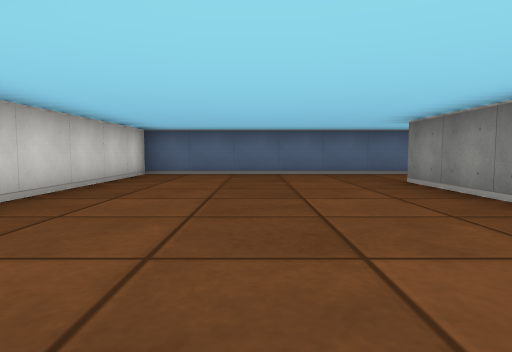
view 1 (above)

12 first-person views from a walk through a cub3D level. The camera is about half as high as the walls, tilts 4° down and sees 75° across. The floor is counted in squares. Each view is taken from the middle of a square. On the plan, view 1 faces up. The plan holds only what a view shows up to about 9 squares ahead; the rest is blank.

view 2
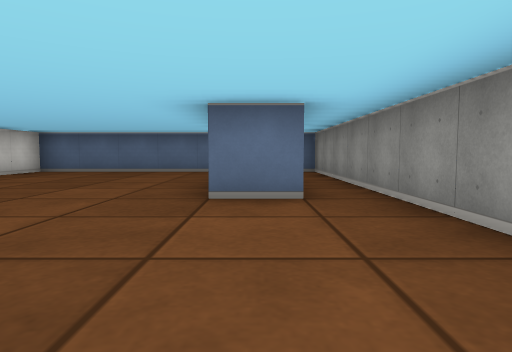

view 3
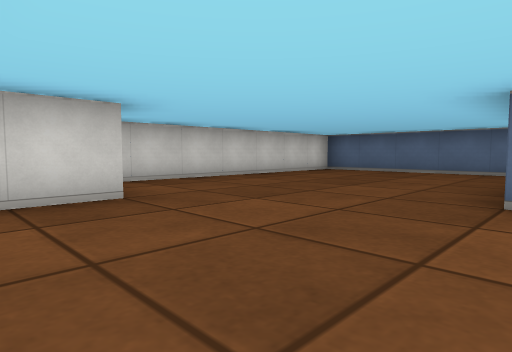

view 4
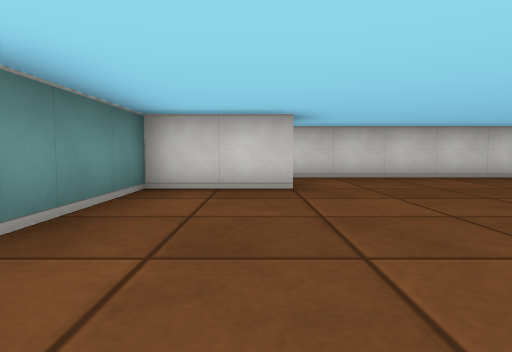

view 5
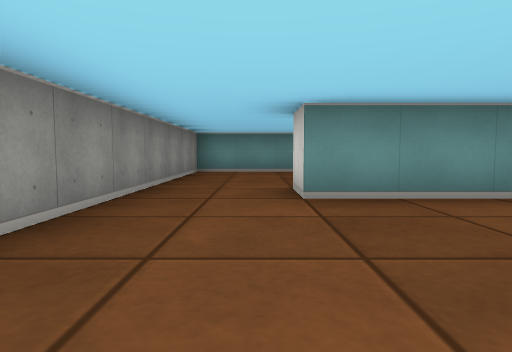

view 6
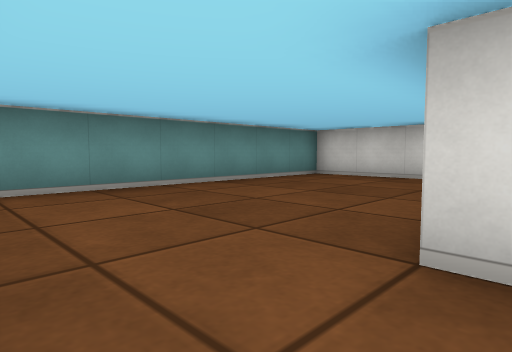

view 7
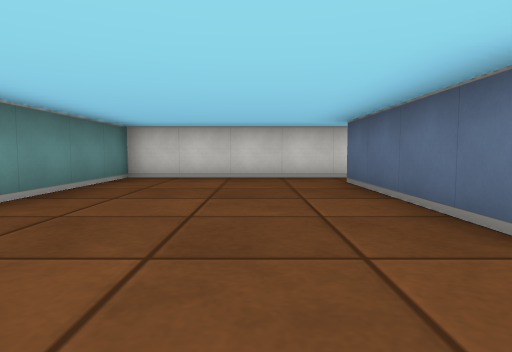

view 8
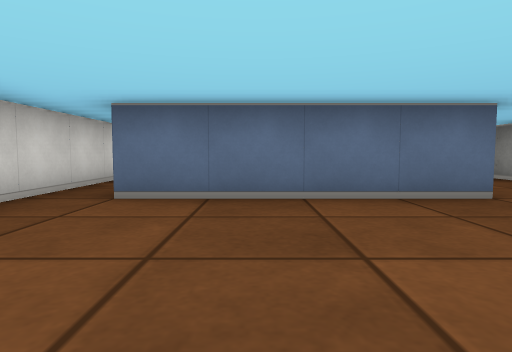

view 9
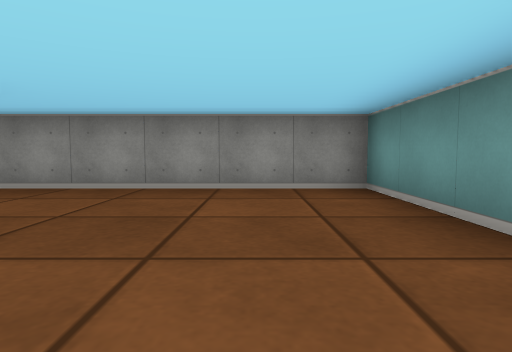

view 10
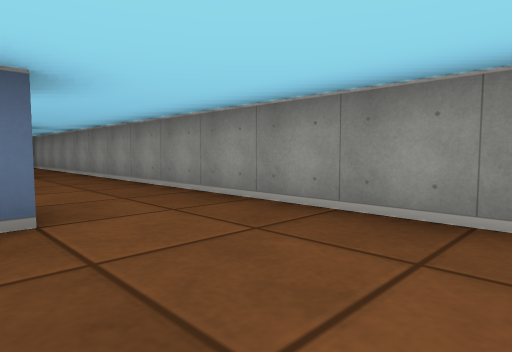

view 11
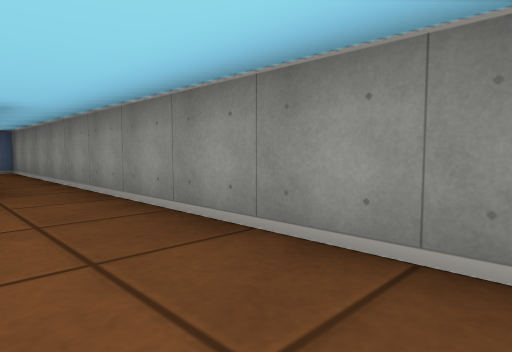

view 12
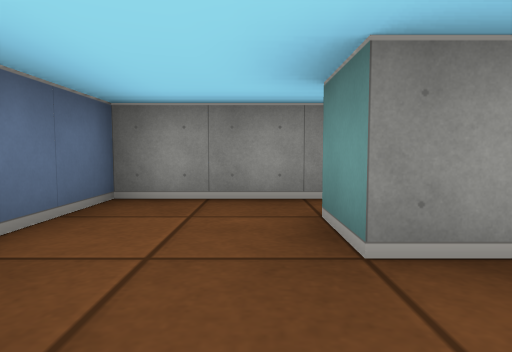

### Floor plan
Ten units are one square. View 1 is at (0, 0); x grows to the right and y downward. Boxes are objects, and circles mark ways between rooms. Rooms are numbered by the first view taken in them; rooms with no view inside come last. Other rooms are left out.
<svg viewBox="-30 -80 80 150">
<path fill="none" stroke="#000" d="M25 -31 25 -55 35 -55M36 -25 25 -25M-5 -6 -5 15 25 15M45 15 45 -75 -25 -75 -25 -5M25 15 25 25 -15 25M-25 -5 -25 65 45 65 45 15"/>
<circle cx="-20" cy="0" r="3" fill="#2a7"/>
<circle cx="35" cy="20" r="3" fill="#2a7"/>
<text x="10" y="-30">1</text>
<text x="10" y="40">2</text>
</svg>
Room 1 opens to room 2.

Where each view was taken, in squares from view 1:
view 1: 0 up, 0 right, facing up
view 2: 1 down, 3 right, facing up
view 3: 1 down, 3 right, facing up-left
view 4: 0 up, 4 right, facing left
view 5: 2 up, 3 right, facing down
view 6: 2 down, 4 right, facing down-left
view 7: 4 down, 4 right, facing left
view 8: 6 down, 0 right, facing up
view 9: 5 down, 0 right, facing right
view 10: 5 down, 2 right, facing up-right
view 11: 2 down, 3 right, facing up-right
view 12: 6 up, 1 right, facing right
